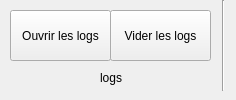
   <widget class="QWidget" name="tab_5">
    <attribute name="title">
     <string>Aide</string>
    </attribute>
    <widget class="QToolButton" name="open_logs">
     <property name="geometry">
      <rect>
       <x>10</x>
       <y>10</y>
       <width>101</width>
       <height>51</height>
      </rect>
     </property>
     <property name="text">
      <string>Ouvrir les logs</string>
     </property>
     <property name="icon">
      <iconset>
       <normaloff>icon/32x32_sos.png</normaloff>icon/32x32_sos.png</iconset>
     </property>
     <property name="iconSize">
      <size>
       <width>25</width>
       <height>25</height>
      </size>
     </property>
     <property name="toolButtonStyle">
      <enum>Qt::ToolButtonStyle::ToolButtonTextUnderIcon</enum>
     </property>
    </widget>
    <widget class="QToolButton" name="delete_logs">
     <property name="geometry">
      <rect>
       <x>110</x>
       <y>10</y>
       <width>101</width>
       <height>51</height>
      </rect>
     </property>
     <property name="text">
      <string>Vider les logs</string>
     </property>
     <property name="icon">
      <iconset>
       <normaloff>icon/32x32_trash.png</normaloff>icon/32x32_trash.png</iconset>
     </property>
     <property name="iconSize">
      <size>
       <width>25</width>
       <height>25</height>
      </size>
     </property>
     <property name="toolButtonStyle">
      <enum>Qt::ToolButtonStyle::ToolButtonTextUnderIcon</enum>
     </property>
    </widget>
    <widget class="QLabel" name="label_16">
     <property name="geometry">
      <rect>
       <x>100</x>
       <y>70</y>
       <width>41</width>
       <height>16</height>
      </rect>
     </property>
     <property name="text">
      <string>logs</string>
     </property>
    </widget>
    <widget class="Line" name="line_16">
     <property name="geometry">
      <rect>
       <x>220</x>
       <y>0</y>
       <width>7</width>
       <height>91</height>
      </rect>
     </property>
     <property name="orientation">
      <enum>Qt::Orientation::Vertical</enum>
     </property>
    </widget>
   </widget>
